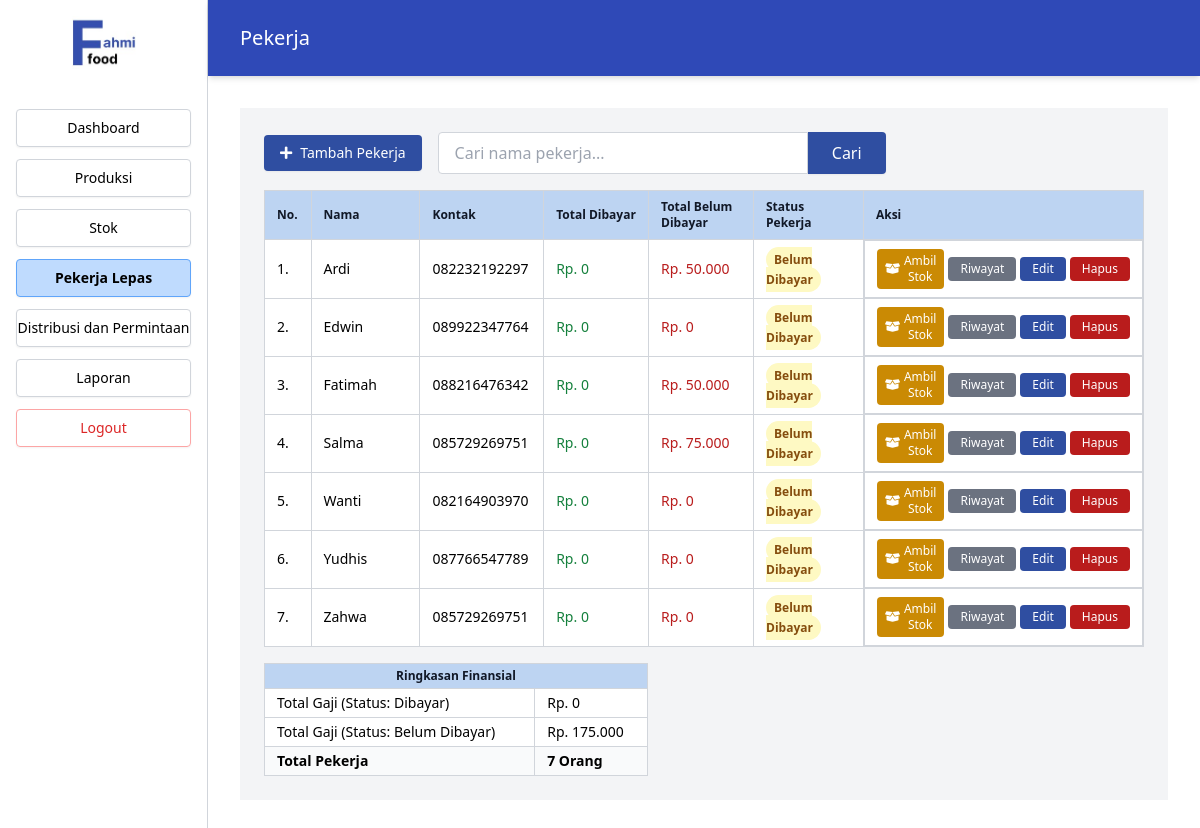
The page /Index.php?page=pekerja (signed in) on the database as committed earlier.
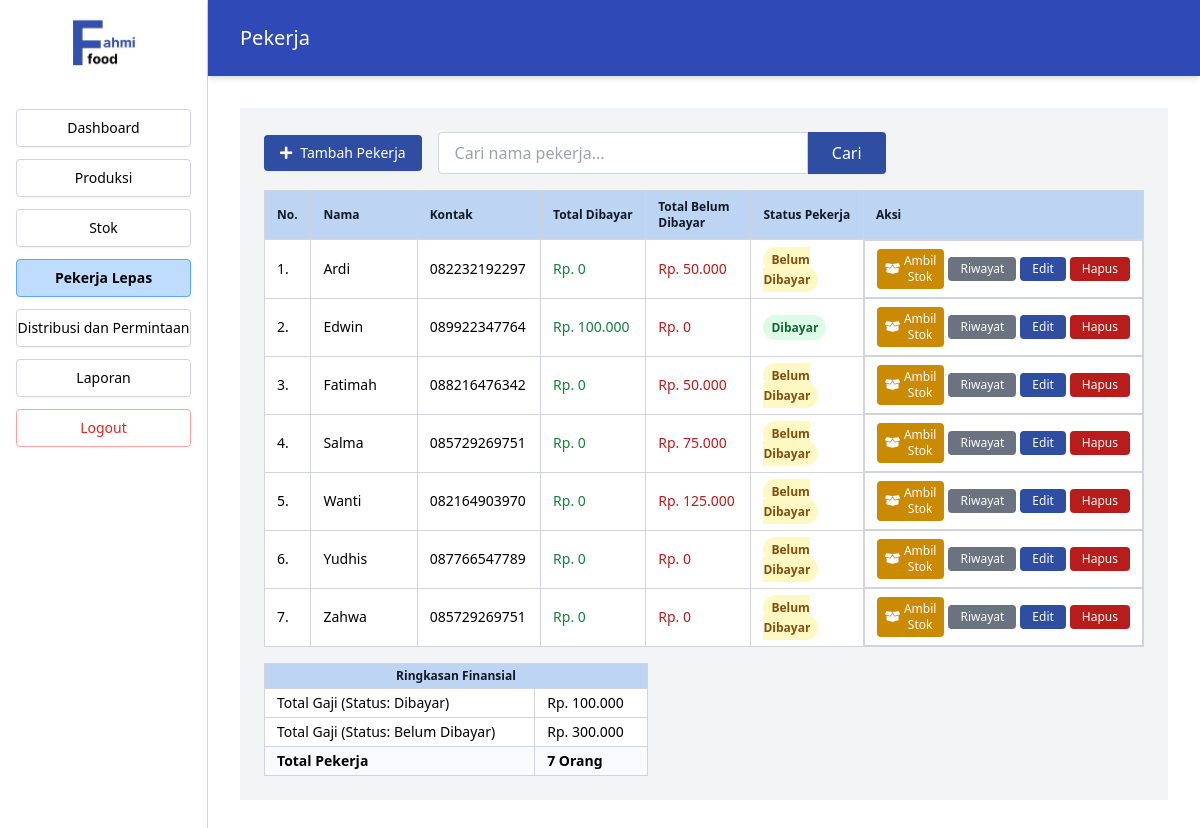
The same page on the database as committed later.
### tables this page shows
CREATE TABLE `pekerja_lepas` (
  `id_pekerja` int(11) NOT NULL,
  `nama_pekerja` varchar(100) NOT NULL,
  `kontak` varchar(20) DEFAULT NULL,
  `alamat` text DEFAULT NULL,
  `status_pembayaran` varchar(50) DEFAULT NULL,
  `id_admin` int(11) DEFAULT 1
);

### src/Pekerja.php (the view, shortened to what the changed rows need)
<?php
include 'koneksi.php';
$search_term = $_GET['search'] ?? '';
$sql_pekerja = "SELECT pl.*,
    (SELECT SUM(rg.total_gaji) FROM riwayat_gaji rg WHERE rg.id_pekerja = pl.id_pekerja AND rg.keterangan = 'Dibayar') as total_dibayar,
    (SELECT SUM(rg.total_gaji) FROM riwayat_gaji rg WHERE rg.id_pekerja = pl.id_pekerja AND rg.keterangan = 'Belum Dibayar') as total_belum_dibayar
  FROM pekerja_lepas pl";
$params = [];
$sql_pekerja .= " ORDER BY pl.nama_pekerja ASC";
$stmt = $pdo->prepare($sql_pekerja);
$stmt->execute($params);
$pekerja_list = $stmt->fetchAll(PDO::FETCH_ASSOC);
$sql_summary = "SELECT keterangan, SUM(total_gaji) as total_per_keterangan FROM riwayat_gaji GROUP BY keterangan";
$summary_list = $pdo->query($sql_summary)->fetchAll(PDO::FETCH_KEY_PAIR);
$summary_dibayar = $summary_list['Dibayar'] ?? 0;
$summary_belum_dibayar = $summary_list['Belum Dibayar'] ?? 0;
?>
<main class="flex-1 bg-gray-100">
  <section class="p-6 overflow-x-auto">
    <div class="flex flex-col md:flex-row md:items-center md:space-x-4 mb-4">
      <button id="btnTambahPekerja" class="flex-shrink-0 inline-flex items-center gap-2 bg-[#2f4ea1] text-white text-sm font-normal px-4 py-2 rounded shadow-sm hover:shadow-md transition-shadow mb-2 md:mb-0" type="button"><i class="fas fa-plus"></i> Tambah Pekerja</button>
      <form action="Index.php" method="GET" class="flex flex-1 max-w-md">
        <input type="text" name="search" placeholder="Cari nama pekerja..." class="flex-grow border border-gray-300 rounded-l px-4 py-2 focus:outline-none focus:ring-2 focus:ring-[#2f4ea1]" value="<?php echo htmlspecialchars($search_term); ?>">
        <button type="submit" class="bg-[#2f4ea1] text-white px-6 py-2 rounded-r shadow-sm hover:shadow-md transition-shadow">Cari</button>
      </form>
    </div>
    <table class="w-full border border-gray-300 text-sm bg-white text-left">
      <thead class="bg-[#bdd4f2] text-xs text-gray-900">
        <tr>
          <th class="border border-gray-300 px-3 py-2 w-12">No.</th>
          <th class="border border-gray-300 px-3 py-2 w-40">Nama</th>
          <th class="border border-gray-300 px-3 py-2 w-32">Kontak</th>
          <th class="border border-gray-300 px-3 py-2 w-40">Total Dibayar</th>
          <th class="border border-gray-300 px-3 py-2 w-40">Total Belum Dibayar</th>
          <th class="border border-gray-300 px-3 py-2 w-40">Status Pekerja</th>
          <th class="border border-gray-300 px-3 py-2 w-52">Aksi</th>
        </tr>
      </thead>
      <tbody>
        <?php if (empty($pekerja_list)): ?>
          <tr>
            <td colspan="7" class="border border-gray-300 px-3 py-4 text-center text-gray-500">Data pekerja tidak ditemukan.</td>
          </tr>
        <?php else: ?>
          <?php foreach ($pekerja_list as $index => $pekerja): ?>
            <tr>
              <td class="border border-gray-300 px-3 py-2"><?php echo $index + 1; ?>.</td>
              <td class="border border-gray-300 px-3 py-2"><?php echo htmlspecialchars($pekerja['nama_pekerja']); ?></td>
              <td class="border border-gray-300 px-3 py-2"><?php echo htmlspecialchars($pekerja['kontak']); ?></td>
              <td class="border border-gray-300 px-3 py-2 text-green-700">Rp. <?php echo number_format($pekerja['total_dibayar'] ?? 0, 0, ',', '.'); ?></td>
              <td class="border border-gray-300 px-3 py-2 text-red-700">Rp. <?php echo number_format($pekerja['total_belum_dibayar'] ?? 0, 0, ',', '.'); ?></td>
              <td class="border border-gray-300 px-3 py-2"><span class="px-2 py-1 text-xs font-semibold rounded-full <?php echo $pekerja['status_pembayaran'] == 'Dibayar' ? 'bg-green-100 text-green-800' : 'bg-yellow-100 text-yellow-800'; ?>"><?php echo htmlspecialchars($pekerja['status_pembayaran']); ?></span></td>
              <td class="border border-gray-300 px-3 py-2 space-x-1 flex items-center justify-center ">
                <button class="btnAmbilStok bg-yellow-600 text-white text-xs px-2 py-1 rounded inline-flex items-center gap-1"
                  data-id-pekerja="<?php echo $pekerja['id_pekerja']; ?>"
                  data-nama-pekerja="<?php echo htmlspecialchars($pekerja['nama_pekerja']); ?>">
                  <i class="fas fa-box-open"></i> Ambil Stok
                </button>
                <a href="Index.php?page=riwayat_gaji&id_pekerja=<?php echo $pekerja['id_pekerja']; ?>" class="btnHistory bg-gray-500 text-white text-xs px-3 py-1 rounded inline-block">Riwayat</a>
                <button class="btnEdit bg-[#2f4ea1] text-white text-xs px-3 py-1 rounded" data-id-pekerja="<?php echo $pekerja['id_pekerja']; ?>" data-nama="<?php echo htmlspecialchars($pekerja['nama_pekerja']); ?>" data-kontak="<?php echo htmlspecialchars($pekerja['kontak']); ?>" data-alamat="<?php echo htmlspecialchars($pekerja['alamat']); ?>">Edit</button>
                <button class="btnHapus bg-red-700 text-white text-xs px-3 py-1 rounded" data-id-pekerja="<?php echo $pekerja['id_pekerja']; ?>">Hapus</button>
              </td>
            </tr>
          <?php endforeach; ?>
        <?php endif; ?>
      </tbody>
    </table>
    <table class="w-full max-w-sm border border-gray-300 text-sm mt-4 bg-white">
      <thead class="bg-[#bdd4f2] text-gray-900 text-xs">
        <tr>
          <th class="border border-gray-300 px-3 py-1 text-center" colspan="2">Ringkasan Finansial</th>
        </tr>
      </thead>
      <tbody>
        <tr>
          <td class="border border-gray-300 px-3 py-1 font-medium">Total Gaji (Status: Dibayar)</td>
          <td class="border border-gray-300 px-3 py-1">Rp. <?php echo number_format($summary_dibayar, 0, ',', '.'); ?></td>
        </tr>
        <tr>
          <td class="border border-gray-300 px-3 py-1 font-medium">Total Gaji (Status: Belum Dibayar)</td>
          <td class="border border-gray-300 px-3 py-1">Rp. <?php echo number_format($summary_belum_dibayar, 0, ',', '.'); ?></td>
        </tr>
        <tr class="bg-gray-50">
          <td class="border border-gray-300 px-3 py-1 font-bold">Total Pekerja</td>
          <td class="border border-gray-300 px-3 py-1 font-bold"><?php echo count($pekerja_list); ?> Orang</td>
        </tr>
      </tbody>
    </table>
  </section>
</main>

Rows that differ between the two databases and show on the page:
changed pekerja_lepas "Edwin": total_dibayar "0" → "100.000"; status_pembayaran "Belum Dibayar" → "Dibayar"
computed for pekerja_lepas "Wanti": total_belum_dibayar "0" → "125.000"
Other text that changed with them:
$summary_dibayar: "0" → "100.000"
$summary_belum_dibayar: "175.000" → "300.000"
